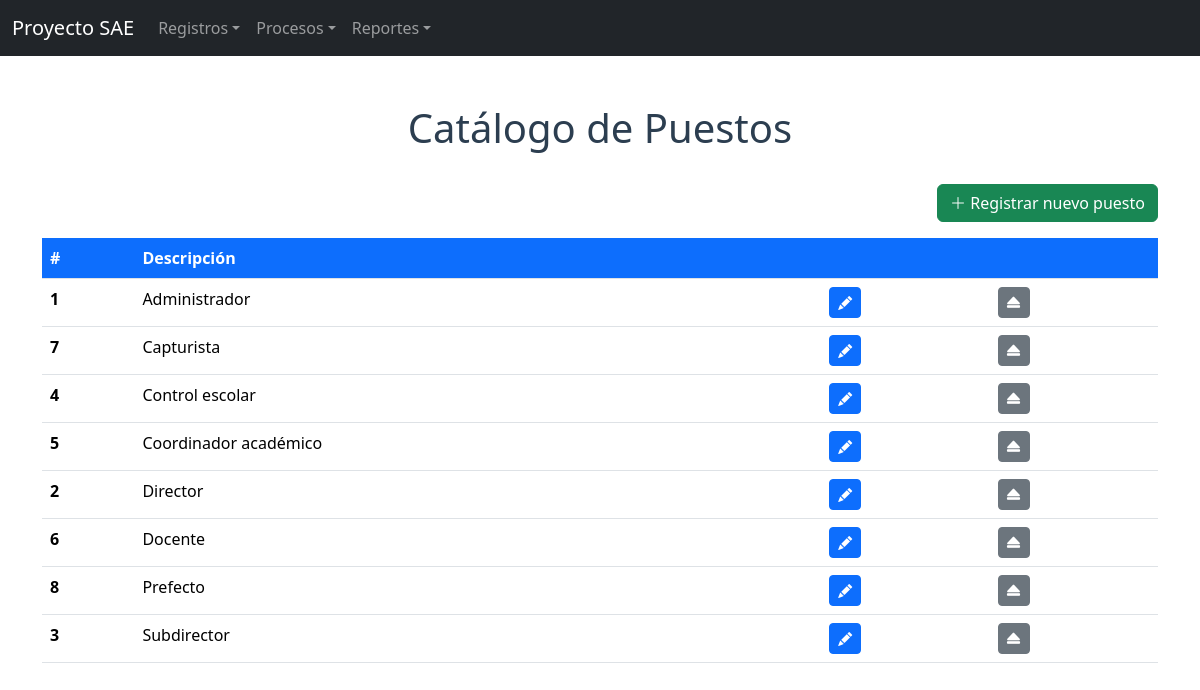
/proyecto_sae/Cruds/crudpuestos.php, run on an earlier commit of the app's database.
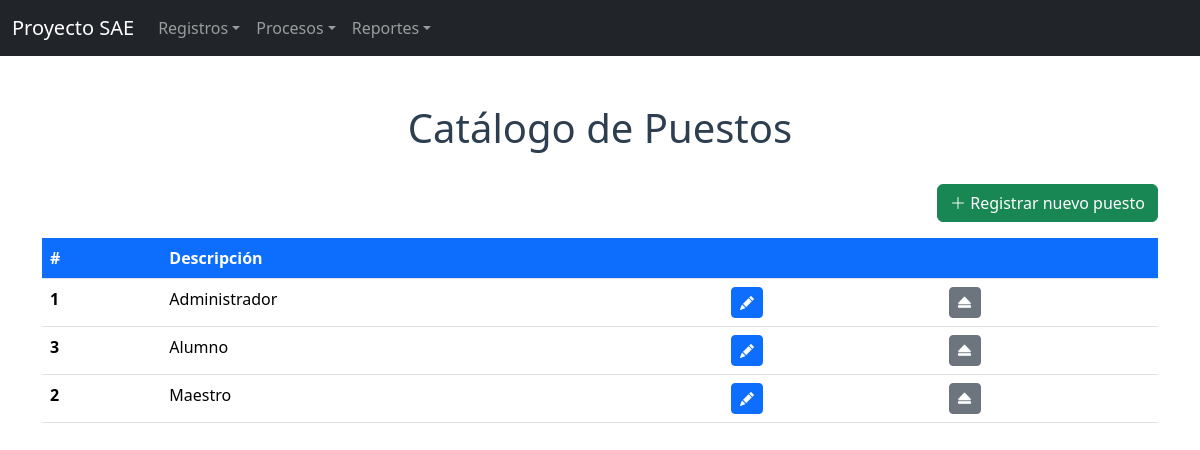
And on a later commit of the database.
### tables this page shows
CREATE TABLE puesto (
    ID_PUESTO           INT AUTO_INCREMENT PRIMARY KEY,
    DESCRIPCION_PUESTO  VARCHAR(50) NOT NULL,
    STATUS_PUESTO       VARCHAR(4)  NOT NULL DEFAULT 'ALTA'
);

### proyecto_sae/Cruds/conexion.php (called while the page is built, shortened)
<?php
$base = preg_replace('#/(Cruds|formularios)/.*$#i', '', $_SERVER['SCRIPT_NAME']);
$servidor = "localhost";
$usuario  = "root";
$password = "";
$base_datos = "proyecto_sae";
$conexion = new mysqli($servidor, $usuario, $password, $base_datos);
$conexion->set_charset("utf8mb4");
return $conexion;

### proyecto_sae/Cruds/crudpuestos.php (the view, shortened to what this page needs)
<?php
$mysqli = include "conexion.php";
$resultado = $mysqli->query("SELECT ID_PUESTO AS idpuesto, DESCRIPCION_PUESTO AS descripcion FROM puesto WHERE STATUS_PUESTO = 'ALTA' ORDER BY DESCRIPCION_PUESTO");
$puestos = $resultado->fetch_all(MYSQLI_ASSOC);
?>
<!DOCTYPE html>
<html lang="es">
<head>
    <link href="<?= $base ?>/assets/css/bootstrap.min.css" rel="stylesheet">
    <link rel="stylesheet" href="<?= $base ?>/assets/css/bootstrap-icons.css">
</head>
<body>
<?php include __DIR__ . "/../NavBar/navbar.php"; ?>
<div class="container">
    <br><br>
    <h1 align="center">Catálogo de Puestos</h1>
    <br>
    <div class="d-flex justify-content-end mb-3">
        <a href="<?= $base ?>/formularios/alta/Formulario_Puestos.php" class="btn btn-success">
            <i class="bi bi-plus-lg"></i> Registrar nuevo puesto
        </a>
    </div>
    <table class="table">
        <thead class="thead-dark">
            <tr>
                <th scope="col">#</th>
                <th scope="col">Descripción</th>
                <th scope="col"></th>
                <th scope="col"></th>
            </tr>
        </thead>
        <tbody>
<?php foreach ($puestos as $puesto) { ?>
            <tr>
                <th scope="row"><?php echo $puesto["idpuesto"]; ?></th>
                <td><?php echo htmlspecialchars($puesto["descripcion"]); ?></td>
                <td>
                    <a href="<?= $base ?>/formularios/modificar/Modificar_Puestos.php?id=<?php echo $puesto["idpuesto"]; ?>" class="btn btn-sm btn-primary" title="Modificar">
                        <i class="bi bi-pencil-fill"></i>
                    </a>
                </td>
                <td>
                    <a href="crudpuestos.php?baja=<?php echo $puesto["idpuesto"]; ?>" class="btn btn-sm btn-secondary" title="Baja" onclick="return confirm('¿Dar de baja este puesto?');">
                        <i class="bi bi-eject-fill"></i>
                    </a>
                </td>
            </tr>
<?php } ?>
        </tbody>
    </table>
</div>
</body>
</html>

What changed in the data, as far as the page shows it:
removed puesto: ID_PUESTO "7", DESCRIPCION_PUESTO "Capturista"
removed puesto: ID_PUESTO "4", DESCRIPCION_PUESTO "Control escolar"
removed puesto: ID_PUESTO "5", DESCRIPCION_PUESTO "Coordinador académico"
removed puesto: ID_PUESTO "6", DESCRIPCION_PUESTO "Docente"
removed puesto: ID_PUESTO "8", DESCRIPCION_PUESTO "Prefecto"
changed puesto id 3: DESCRIPCION_PUESTO "Subdirector" → "Alumno"; moves up the list
changed puesto id 2: DESCRIPCION_PUESTO "Director" → "Maestro"
